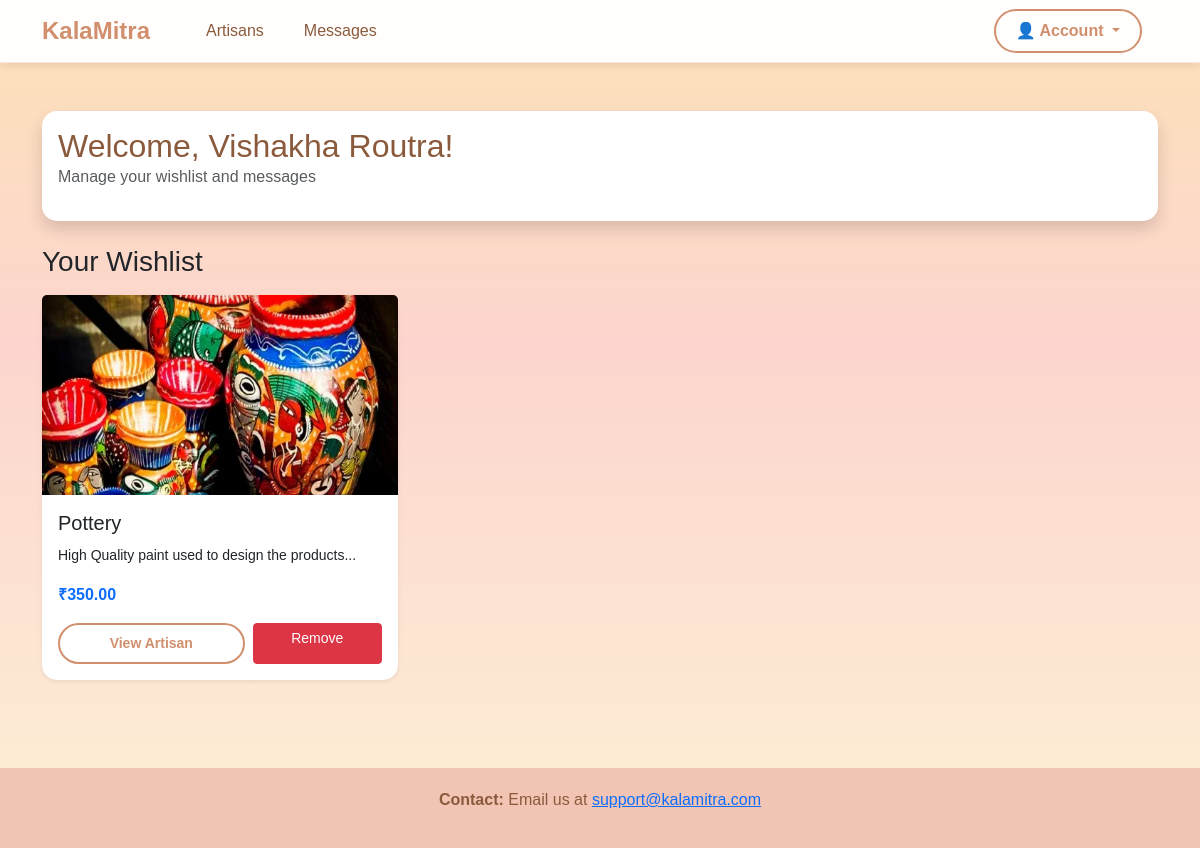
Page /user/dashboard (signed in) on the committed database.
### models.py (models this page shows, shortened)
class User(db.Model):
    __tablename__ = 'users'
    id = db.Column(db.Integer, primary_key=True)
    name = db.Column(db.String(100), nullable=False)
    email = db.Column(db.String(120), unique=True, nullable=False)
    password = db.Column(db.String(255), nullable=False)
    created_at = db.Column(db.DateTime, default=get_ist_time)
    wishlists = db.relationship('Wishlist', backref='user', lazy=True, cascade='all, delete-orphan')
    chats = db.relationship('Chat', backref='user', lazy=True, cascade='all, delete-orphan')
    ratings = db.relationship('Rating', backref='user', lazy=True, cascade='all, delete-orphan')

class Product(db.Model):
    __tablename__ = 'products'
    id = db.Column(db.Integer, primary_key=True)
    name = db.Column(db.String(150), nullable=False)
    description = db.Column(db.Text)
    price = db.Column(db.Float, nullable=False)
    category = db.Column(db.String(100))
    image_url = db.Column(db.String(255))
    created_at = db.Column(db.DateTime, default=get_ist_time)
    artisan_id = db.Column(db.Integer, db.ForeignKey('artisans.id'), nullable=False)
    wishlists = db.relationship('Wishlist', backref='product', lazy=True, cascade='all, delete-orphan')

### app.py (the view)
@app.route('/user/dashboard')
def user_dashboard():
    if 'user_id' not in session or session.get('user_type') != 'user':
        flash('Please login first!', 'error')
        return redirect(url_for('login'))
    user = User.query.get(session['user_id'])
    wishlists = Wishlist.query.filter_by(user_id=user.id).all()
    wishlist_products = [Product.query.get(w.product_id) for w in wishlists]
    return render_template('user_dashboard.html', user=user, wishlist_products=wishlist_products)

### templates/user_dashboard.html (shortened to what this page needs)
{% extends "base.html" %}
{% block content %}
<div class="container main-content">
    <div class="row mb-4">
        <div class="col-md-12">
            <div class="card shadow">
                <div class="card-body">
                    <h2 class="page-title mb-0">Welcome, {{ user.name }}!</h2>
                    <p class="text-muted">Manage your wishlist and messages</p>
                </div>
            </div>
        </div>
    </div>
    <h3 class="mb-3">Your Wishlist</h3>
    <div class="row g-4">
        {% for product in wishlist_products %}
        <div class="col-md-6 col-lg-4">
            <div class="card h-100 shadow-sm">
                <img src="{{ product.image_url or 'https://via.placeholder.com/300x200?text=No+Image' }}"
                    class="card-img-top" alt="{{ product.name }}" style="height: 200px; object-fit: cover;">
                <div class="card-body">
                    <h5 class="card-title">{{ product.name }}</h5>
                    <p class="card-text"><small>{{ product.description[:100] }}...</small></p>
                    <p class="text-primary fw-bold">₹{{ "%.2f"|format(product.price) }}</p>
                    <div class="d-flex gap-2">
                        <a href="{{ url_for('view_artisan_profile', artisan_id=product.artisan_id) }}"
                           class="btn btn-outline-primary-custom btn-sm flex-fill">View Artisan</a>
                        <a href="{{ url_for('remove_from_wishlist', product_id=product.id) }}"
                           class="btn btn-danger btn-sm flex-fill">Remove</a>
                    </div>
                </div>
            </div>
        </div>
        {% endfor %}
    </div>
</div>
{% endblock %}

### templates/base.html (style rules this page uses)
body { margin: 0; font-family: Arial, sans-serif; background: linear-gradient(180deg, #fde2b8 0%, #fcd5ce 40%, #fdf0d5 100%); background-attachment: fixed; min-height: 100vh; }
.btn-outline-primary-custom { border: 2px solid #d18f6e; color: #d18f6e; font-weight: 600; padding: 8px 20px; border-radius: 25px; transition: all 0.2s ease; }
.main-content { margin-top: 0; padding-top: 3rem; padding-bottom: 3rem; }
.card { border-radius: 15px; transition: transform 0.3s ease, box-shadow 0.3s ease; border: none; }
.page-title { color: #8b5a3c; margin-bottom: 1rem; }

### rows in the picture
User: name "Vishakha Routra"
Product: image_url (picture), name "Pottery", description "High Quality paint used to design the products", price "350.00"
